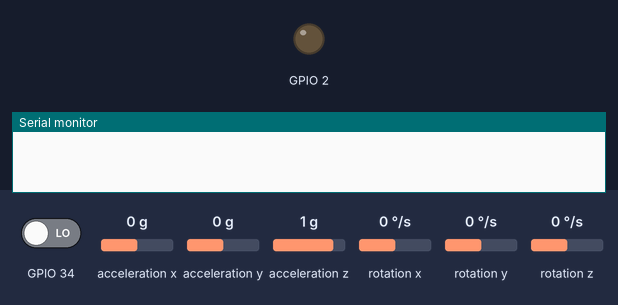
This sketch was run on a simulated ESP32. Shown: output pins drawn as LEDs (lit = HIGH), the last lines printed to the serial monitor. Inputs (shaded band) come from the test bench; at power-on: acceleration z 1 g, GPIO 34 LOW, acceleration x 0 g, acceleration y 0 g, rotation x 0 °/s, rotation y 0 °/s, rotation z 0 °/s. WiFi joins after 1.5 s; servers stay silent unless stated; the Firebase database answers and starts empty.

Above: at 0.1 s.
At 3.7 s:
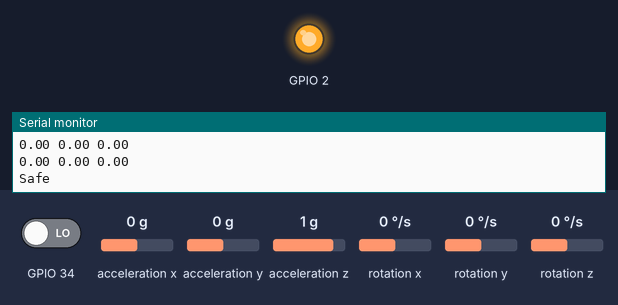
3.8 s: acceleration z set to -1.4 g
Timing chart, 0 to 6.8 s (numbered marks = the images above; inputs shaded):
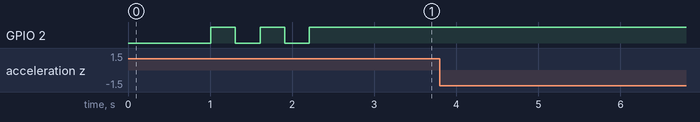

The sketch:

MainCode.ino
```cpp
#include "Arduino.h"
#include "Credentials.h"
#include "Wire.h"
MPU6050 mpu;
float baseline[3];
float motion_threshold = 0.9;
const float DEFAULT_MOTION_THRESHOLD = 0.7;

void WiFiInit();
void FirebaseInit();
void FirebaseRead();

String position;

void setup()
{
  Wire.begin();
  Serial.begin(115200);
  mpu.initialize();
  pinMode(34,INPUT);
  calibrate();
  WiFiInit();
  FirebaseInit();
}

void loop()
{
  FirebaseRead();
  mpu_record();
  delay(1000); //  default 2000, current 1000
}

void mpu_read(float *posx, float *posy, float *posz)
{
  int16_t _ax, _ay, _az, _gx, _gy, _gz;
  mpu.getMotion6(&_ax, &_ay, &_az, &_gx, &_gy, &_gz);
  *posx = (_ax - 2050) / (16384.0);
  *posy = (_ay - 77) / (16384.0);
  *posz = (_az - 1947) / (16384.0);
}

void calibrate()
{
  float posx, posy, posz;
  for (int i = 0; i < 2; i++)
  {
    mpu_read(&posx, &posy, &posz);
    delay(500);
  }
  baseline[0] = posx;
  baseline[1] = posy;
  baseline[2] = posz;
}

void mpu_record()
{
  float posx, posy, posz;
  float aax, aay, aaz;
  float velx, vely, velz;
  String position;
  mpu_read(&posx, &posy, &posz);
  int val = digitalRead(34);
  velx = posx - baseline[0];
  vely = posy - baseline[1];
  velz = posz - baseline[2];
  Serial.print(velx);
  Serial.print(" ");
  Serial.print(vely);
  Serial.print(" ");
  Serial.println(velz);
  aax = fabs(velx);
  aay = fabs(vely);
  aaz = fabs(velz);
  Serial.print(aax);
  Serial.print(" ");
  Serial.print(aay);
  Serial.print(" ");
  Serial.println(aaz);
  position = "Safe";
  bool f = true;
  if (aax > motion_threshold || aaz > motion_threshold || aay > motion_threshold)
  {
    if (velz < 0){
      f = false;
    }
  }
  if(val==1){
    f = false;
  }
  if(!f){
    position = "Accident";
    Firebase.setString(firebaseData, "Accident_Detection/IOTLAB/Fall_Detector/Position", position);
  }
  Serial.println(position);
  baseline[0] = posx;
  baseline[1] = posy;
  baseline[2] = posz;
}
void WiFiInit()
{
  pinMode(2, OUTPUT);
  WiFi.begin(ssid,pass);
  Serial.print("Connecting to Wi-Fi");
  int counter = 0, COUNTER_LIMIT = 30;
  while (WiFi.status() != WL_CONNECTED)
  {
    Serial.print(".");
    digitalWrite(2, !digitalRead(2));
    delay(300);
    counter++;
    if (counter >= COUNTER_LIMIT)
    {
      counter = 0;
      ESP.restart();
    }
  }
  Serial.println();
  Serial.print("Connected with IP: ");
  Serial.println(WiFi.localIP());
  Serial.println();
}

void FirebaseInit()
{
  Firebase.begin(FIREBASE_HOST,FIREBASE_AUTH);
  Firebase.reconnectWiFi(true);
}

void FirebaseRead()
{
  String fdCloudFull;
  String fdCloud;
  if (Firebase.getString(firebaseData, "Accident_Detection/IOTLAB/Fall_Detector/Limit", fdCloudFull))
  {
    if (fdCloudFull.length() == 0)
      motion_threshold = DEFAULT_MOTION_THRESHOLD;
    else
    {
      fdCloud = fdCloudFull.substring(2, fdCloudFull.length() - 2);
      motion_threshold = fdCloud.toFloat();
    }
    Serial.println(motion_threshold);
  }
}
```

Credentials.h
```cpp
#include "I2Cdev.h"
#include "MPU6050.h"
#include "FirebaseESP32.h"
#include <Wire.h>
#define FIREBASE_HOST "accident-detection-c3d5d-default-rtdb.firebaseio.com"
#define FIREBASE_AUTH "nylidEnD7dLZvM6QWxK2qoH9u2evtlunyXNxKhJF"

FirebaseData firebaseData;
const char* ssid = "abcd";
const char* pass = "12345678";
```
